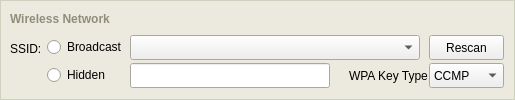
          <widget class="QFrame" name="frame_28" >
           <property name="geometry" >
            <rect>
             <x>10</x>
             <y>0</y>
             <width>515</width>
             <height>100</height>
            </rect>
           </property>
           <property name="minimumSize" >
            <size>
             <width>515</width>
             <height>100</height>
            </size>
           </property>
           <property name="maximumSize" >
            <size>
             <width>515</width>
             <height>100</height>
            </size>
           </property>
           <property name="palette" >
            <palette>
             <active>
              <colorrole role="WindowText" >
               <brush brushstyle="SolidPattern" >
                <color alpha="255" >
                 <red>208</red>
                 <green>208</green>
                 <blue>191</blue>
                </color>
               </brush>
              </colorrole>
              <colorrole role="Base" >
               <brush brushstyle="SolidPattern" >
                <color alpha="255" >
                 <red>255</red>
                 <green>255</green>
                 <blue>255</blue>
                </color>
               </brush>
              </colorrole>
              <colorrole role="Window" >
               <brush brushstyle="SolidPattern" >
                <color alpha="255" >
                 <red>236</red>
                 <green>234</green>
                 <blue>223</blue>
                </color>
               </brush>
              </colorrole>
             </active>
             <inactive>
              <colorrole role="WindowText" >
               <brush brushstyle="SolidPattern" >
                <color alpha="255" >
                 <red>208</red>
                 <green>208</green>
                 <blue>191</blue>
                </color>
               </brush>
              </colorrole>
              <colorrole role="Base" >
               <brush brushstyle="SolidPattern" >
                <color alpha="255" >
                 <red>255</red>
                 <green>255</green>
                 <blue>255</blue>
                </color>
               </brush>
              </colorrole>
              <colorrole role="Window" >
               <brush brushstyle="SolidPattern" >
                <color alpha="255" >
                 <red>236</red>
                 <green>234</green>
                 <blue>223</blue>
                </color>
               </brush>
              </colorrole>
             </inactive>
             <disabled>
              <colorrole role="WindowText" >
               <brush brushstyle="SolidPattern" >
                <color alpha="255" >
                 <red>119</red>
                 <green>119</green>
                 <blue>119</blue>
                </color>
               </brush>
              </colorrole>
              <colorrole role="Base" >
               <brush brushstyle="SolidPattern" >
                <color alpha="255" >
                 <red>236</red>
                 <green>234</green>
                 <blue>223</blue>
                </color>
               </brush>
              </colorrole>
              <colorrole role="Window" >
               <brush brushstyle="SolidPattern" >
                <color alpha="255" >
                 <red>236</red>
                 <green>234</green>
                 <blue>223</blue>
                </color>
               </brush>
              </colorrole>
             </disabled>
            </palette>
           </property>
           <property name="autoFillBackground" >
            <bool>true</bool>
           </property>
           <property name="frameShape" >
            <enum>QFrame::Box</enum>
           </property>
           <property name="frameShadow" >
            <enum>QFrame::Plain</enum>
           </property>
           <widget class="QLabel" name="WirelessNetworkLabel" >
            <property name="geometry" >
             <rect>
              <x>10</x>
              <y>10</y>
              <width>460</width>
              <height>18</height>
             </rect>
            </property>
            <property name="minimumSize" >
             <size>
              <width>460</width>
              <height>18</height>
             </size>
            </property>
            <property name="maximumSize" >
             <size>
              <width>460</width>
              <height>18</height>
             </size>
            </property>
            <property name="palette" >
             <palette>
              <active>
               <colorrole role="WindowText" >
                <brush brushstyle="SolidPattern" >
                 <color alpha="255" >
                  <red>144</red>
                  <green>141</green>
                  <blue>124</blue>
                 </color>
                </brush>
               </colorrole>
              </active>
              <inactive>
               <colorrole role="WindowText" >
                <brush brushstyle="SolidPattern" >
                 <color alpha="255" >
                  <red>144</red>
                  <green>141</green>
                  <blue>124</blue>
                 </color>
                </brush>
               </colorrole>
              </inactive>
              <disabled>
               <colorrole role="WindowText" >
                <brush brushstyle="SolidPattern" >
                 <color alpha="255" >
                  <red>119</red>
                  <green>119</green>
                  <blue>119</blue>
                 </color>
                </brush>
               </colorrole>
              </disabled>
             </palette>
            </property>
            <property name="font" >
             <font>
              <pointsize>9</pointsize>
              <weight>75</weight>
              <bold>true</bold>
             </font>
            </property>
            <property name="lineWidth" >
             <number>0</number>
            </property>
            <property name="text" >
             <string>Wireless Network</string>
            </property>
            <property name="alignment" >
             <set>Qt::AlignLeading|Qt::AlignLeft|Qt::AlignVCenter</set>
            </property>
            <property name="margin" >
             <number>0</number>
            </property>
            <property name="indent" >
             <number>0</number>
            </property>
           </widget>
           <widget class="QLabel" name="label_5" >
            <property name="geometry" >
             <rect>
              <x>10</x>
              <y>38</y>
              <width>30</width>
              <height>18</height>
             </rect>
            </property>
            <property name="minimumSize" >
             <size>
              <width>0</width>
              <height>18</height>
             </size>
            </property>
            <property name="maximumSize" >
             <size>
              <width>30</width>
              <height>18</height>
             </size>
            </property>
            <property name="palette" >
             <palette>
              <active>
               <colorrole role="WindowText" >
                <brush brushstyle="SolidPattern" >
                 <color alpha="255" >
                  <red>0</red>
                  <green>0</green>
                  <blue>0</blue>
                 </color>
                </brush>
               </colorrole>
              </active>
              <inactive>
               <colorrole role="WindowText" >
                <brush brushstyle="SolidPattern" >
                 <color alpha="255" >
                  <red>0</red>
                  <green>0</green>
                  <blue>0</blue>
                 </color>
                </brush>
               </colorrole>
              </inactive>
              <disabled>
               <colorrole role="WindowText" >
                <brush brushstyle="SolidPattern" >
                 <color alpha="255" >
                  <red>119</red>
                  <green>119</green>
                  <blue>119</blue>
                 </color>
                </brush>
               </colorrole>
              </disabled>
             </palette>
            </property>
            <property name="lineWidth" >
             <number>0</number>
            </property>
            <property name="text" >
             <string>SSID:</string>
            </property>
            <property name="alignment" >
             <set>Qt::AlignBottom|Qt::AlignLeading|Qt::AlignLeft</set>
            </property>
            <property name="indent" >
             <number>0</number>
            </property>
           </widget>
           <widget class="QRadioButton" name="hiddenRadioButton" >
            <property name="geometry" >
             <rect>
              <x>47</x>
              <y>66</y>
              <width>81</width>
              <height>18</height>
             </rect>
            </property>
            <property name="minimumSize" >
             <size>
              <width>0</width>
              <height>18</height>
             </size>
            </property>
            <property name="maximumSize" >
             <size>
              <width>16777215</width>
              <height>18</height>
             </size>
            </property>
            <property name="palette" >
             <palette>
              <active>
               <colorrole role="WindowText" >
                <brush brushstyle="SolidPattern" >
                 <color alpha="255" >
                  <red>0</red>
                  <green>0</green>
                  <blue>0</blue>
                 </color>
                </brush>
               </colorrole>
              </active>
              <inactive>
               <colorrole role="WindowText" >
                <brush brushstyle="SolidPattern" >
                 <color alpha="255" >
                  <red>0</red>
                  <green>0</green>
                  <blue>0</blue>
                 </color>
                </brush>
               </colorrole>
              </inactive>
              <disabled>
               <colorrole role="WindowText" >
                <brush brushstyle="SolidPattern" >
                 <color alpha="255" >
                  <red>119</red>
                  <green>119</green>
                  <blue>119</blue>
                 </color>
                </brush>
               </colorrole>
              </disabled>
             </palette>
            </property>
            <property name="text" >
             <string>Hidden</string>
            </property>
           </widget>
           <widget class="QRadioButton" name="broadcastRadioButton" >
            <property name="geometry" >
             <rect>
              <x>47</x>
              <y>38</y>
              <width>81</width>
              <height>18</height>
             </rect>
            </property>
            <property name="minimumSize" >
             <size>
              <width>0</width>
              <height>18</height>
             </size>
            </property>
            <property name="maximumSize" >
             <size>
              <width>16777215</width>
              <height>18</height>
             </size>
            </property>
            <property name="palette" >
             <palette>
              <active>
               <colorrole role="WindowText" >
                <brush brushstyle="SolidPattern" >
                 <color alpha="255" >
                  <red>0</red>
                  <green>0</green>
                  <blue>0</blue>
                 </color>
                </brush>
               </colorrole>
              </active>
              <inactive>
               <colorrole role="WindowText" >
                <brush brushstyle="SolidPattern" >
                 <color alpha="255" >
                  <red>0</red>
                  <green>0</green>
                  <blue>0</blue>
                 </color>
                </brush>
               </colorrole>
              </inactive>
              <disabled>
               <colorrole role="WindowText" >
                <brush brushstyle="SolidPattern" >
                 <color alpha="255" >
                  <red>119</red>
                  <green>119</green>
                  <blue>119</blue>
                 </color>
                </brush>
               </colorrole>
              </disabled>
             </palette>
            </property>
            <property name="text" >
             <string>Broadcast</string>
            </property>
           </widget>
           <widget class="QPushButton" name="btnRescan" >
            <property name="geometry" >
             <rect>
              <x>429</x>
              <y>35</y>
              <width>75</width>
              <height>25</height>
             </rect>
            </property>
            <property name="minimumSize" >
             <size>
              <width>75</width>
              <height>25</height>
             </size>
            </property>
            <property name="maximumSize" >
             <size>
              <width>75</width>
              <height>25</height>
             </size>
            </property>
            <property name="text" >
             <string>Rescan</string>
            </property>
           </widget>
           <widget class="QLineEdit" name="hiddenLineEdit" >
            <property name="geometry" >
             <rect>
              <x>130</x>
              <y>63</y>
              <width>200</width>
              <height>25</height>
             </rect>
            </property>
            <property name="minimumSize" >
             <size>
              <width>200</width>
              <height>25</height>
             </size>
            </property>
            <property name="maximumSize" >
             <size>
              <width>200</width>
              <height>25</height>
             </size>
            </property>
            <property name="palette" >
             <palette>
              <active>
               <colorrole role="WindowText" >
                <brush brushstyle="SolidPattern" >
                 <color alpha="255" >
                  <red>0</red>
                  <green>0</green>
                  <blue>0</blue>
                 </color>
                </brush>
               </colorrole>
              </active>
              <inactive>
               <colorrole role="WindowText" >
                <brush brushstyle="SolidPattern" >
                 <color alpha="255" >
                  <red>0</red>
                  <green>0</green>
                  <blue>0</blue>
                 </color>
                </brush>
               </colorrole>
              </inactive>
              <disabled>
               <colorrole role="WindowText" >
                <brush brushstyle="SolidPattern" >
                 <color alpha="255" >
                  <red>119</red>
                  <green>119</green>
                  <blue>119</blue>
                 </color>
                </brush>
               </colorrole>
              </disabled>
             </palette>
            </property>
            <property name="maxLength" >
             <number>32</number>
            </property>
           </widget>
           <widget class="QComboBox" name="broadcastComboBox" >
            <property name="geometry" >
             <rect>
              <x>130</x>
              <y>35</y>
              <width>290</width>
              <height>25</height>
             </rect>
            </property>
            <property name="minimumSize" >
             <size>
              <width>290</width>
              <height>25</height>
             </size>
            </property>
            <property name="maximumSize" >
             <size>
              <width>290</width>
              <height>25</height>
             </size>
            </property>
            <property name="palette" >
             <palette>
              <active>
               <colorrole role="WindowText" >
                <brush brushstyle="SolidPattern" >
                 <color alpha="255" >
                  <red>0</red>
                  <green>0</green>
                  <blue>0</blue>
                 </color>
                </brush>
               </colorrole>
              </active>
              <inactive>
               <colorrole role="WindowText" >
                <brush brushstyle="SolidPattern" >
                 <color alpha="255" >
                  <red>0</red>
                  <green>0</green>
                  <blue>0</blue>
                 </color>
                </brush>
               </colorrole>
              </inactive>
              <disabled>
               <colorrole role="WindowText" >
                <brush brushstyle="SolidPattern" >
                 <color alpha="255" >
                  <red>119</red>
                  <green>119</green>
                  <blue>119</blue>
                 </color>
                </brush>
               </colorrole>
              </disabled>
             </palette>
            </property>
            <property name="maxCount" >
             <number>255</number>
            </property>
           </widget>
           <widget class="QComboBox" name="keyTypeDropDown" >
            <property name="geometry" >
             <rect>
              <x>429</x>
              <y>63</y>
              <width>75</width>
              <height>25</height>
             </rect>
            </property>
            <item>
             <property name="text" >
              <string>CCMP</string>
             </property>
            </item>
            <item>
             <property name="text" >
              <string>TKIP</string>
             </property>
            </item>
            <item>
             <property name="text" >
              <string>WEP</string>
             </property>
            </item>
           </widget>
           <widget class="QLabel" name="keyTypeLabel" >
            <property name="geometry" >
             <rect>
              <x>349</x>
              <y>66</y>
              <width>81</width>
              <height>20</height>
             </rect>
            </property>
            <property name="palette" >
             <palette>
              <active>
               <colorrole role="WindowText" >
                <brush brushstyle="SolidPattern" >
                 <color alpha="255" >
                  <red>0</red>
                  <green>0</green>
                  <blue>0</blue>
                 </color>
                </brush>
               </colorrole>
              </active>
              <inactive>
               <colorrole role="WindowText" >
                <brush brushstyle="SolidPattern" >
                 <color alpha="255" >
                  <red>0</red>
                  <green>0</green>
                  <blue>0</blue>
                 </color>
                </brush>
               </colorrole>
              </inactive>
              <disabled>
               <colorrole role="WindowText" >
                <brush brushstyle="SolidPattern" >
                 <color alpha="255" >
                  <red>119</red>
                  <green>119</green>
                  <blue>119</blue>
                 </color>
                </brush>
               </colorrole>
              </disabled>
             </palette>
            </property>
            <property name="text" >
             <string>WPA Key Type :</string>
            </property>
           </widget>
          </widget>
